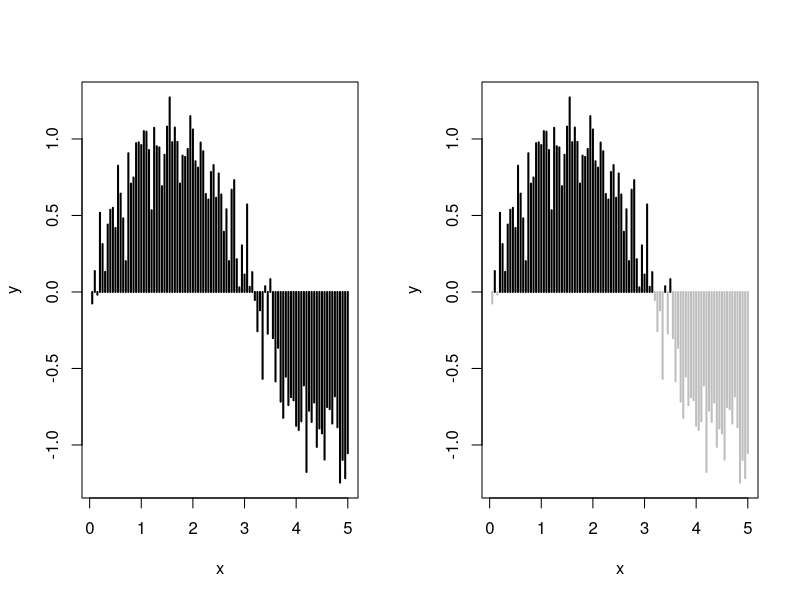

This chart was generated by the following R code:
##########################################################################################################################################

#(주의) ->  순차적으로 코드를 실행하는 것을 권함!

#에러 발생 시 github Finance/R-Finance-Programming 경로에 issue를 남기면 확인

##########################################################################################################################################


### 그래프에 다양한 색깔 적용.

## 함수값이 특정조건일 때 그래프 색깔을 검정색이 아닌 다른 색깔로 표현하면 시각적으로 더 인식이 쉬움.

set.seed(1)
x<-1:100/20
y<-sin(x)+rnorm(100)/5
cols<-ifelse(y>0,"black","gray")                                                            # y의 값이 0보다 클 경우 검정색을, 아니면 회색.
par(mfrow=c(1,2))
plot(x,y,type='h',lwd=2)
plot(x,y,type='h',lwd=2,col=cols)                                                           # col인수에 위 결과를 대입하면 원하는 결과를 얻음.

graphics.off()                                                                              # 그래프를 지워주는 함수.


############################################################결과값(print)#################################################################

# # # #> set.seed(1)
# > x<-1:100/20
# > y<-sin(x)+rnorm(100)/5
# > cols<-ifelse(y>0,"black","gray")                                                            # y의 값이 0보다 클 경우 검정색을, 아니면 회색.
# > par(mfrow=c(1,2))
# > plot(x,y,type='h',lwd=2)
# > plot(x,y,type='h',lwd=2,col=cols)                                                           # col인수에 위 결과를 대입하면 원하는 결과를 얻음.
# > graphics.off()                                                                              # 그래프를 지워주는 함수.

##########################################################################################################################################
